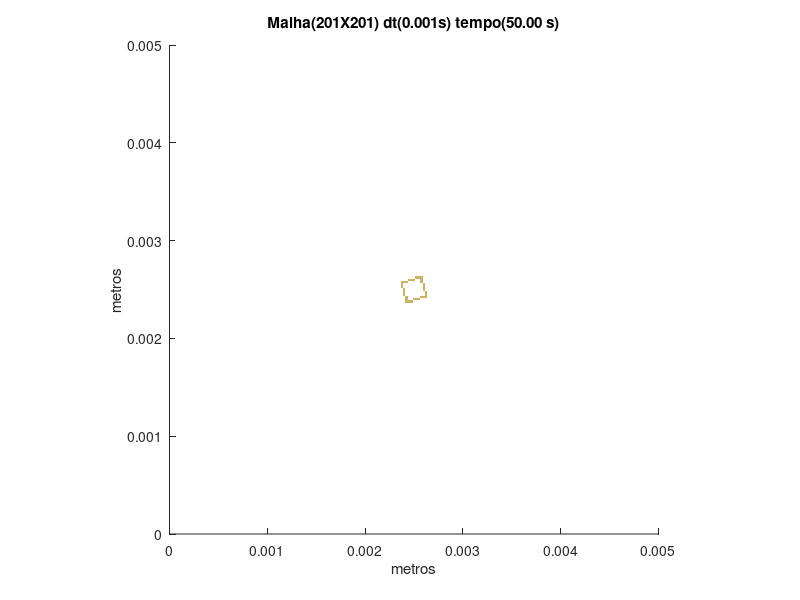

Here is the MATLAB script that generated this plot:
set (gca,'PlotBoxAspectRatio',[1 1 1],'Xlim',[0,0.005],'Ylim',[0,0.005])
hold on
title('Malha(201X201) dt(0.001s) tempo(50.00 s)')
hold on
ylabel('metros')
hold on
xlabel('metros')
hold on

fill([0.00241293532338308 0.00241293532338308 0.00243781094527363 0.00243781094527363],[0.00236318407960199 0.00238805970149254 0.00238805970149254 0.00236318407960199],[0.8,0.7,0.4],'LineStyle','none')

fill([0.00243781094527363 0.00243781094527363 0.00246268656716418 0.00246268656716418],[0.00236318407960199 0.00238805970149254 0.00238805970149254 0.00236318407960199],[0.8,0.7,0.4],'LineStyle','none')

fill([0.00246268656716418 0.00246268656716418 0.00248756218905473 0.00248756218905473],[0.00236318407960199 0.00238805970149254 0.00238805970149254 0.00236318407960199],[0.8,0.7,0.4],'LineStyle','none')

fill([0.00241293532338308 0.00241293532338308 0.00243781094527363 0.00243781094527363],[0.00238805970149254 0.00241293532338308 0.00241293532338308 0.00238805970149254],[0.8,0.7,0.4],'LineStyle','none')

fill([0.00248756218905473 0.00248756218905473 0.00251243781094527 0.00251243781094527],[0.00238805970149254 0.00241293532338308 0.00241293532338308 0.00238805970149254],[0.8,0.7,0.4],'LineStyle','none')

fill([0.00251243781094527 0.00251243781094527 0.00253731343283582 0.00253731343283582],[0.00238805970149254 0.00241293532338308 0.00241293532338308 0.00238805970149254],[0.8,0.7,0.4],'LineStyle','none')

fill([0.00253731343283582 0.00253731343283582 0.00256218905472637 0.00256218905472637],[0.00238805970149254 0.00241293532338308 0.00241293532338308 0.00238805970149254],[0.8,0.7,0.4],'LineStyle','none')

fill([0.00241293532338308 0.00241293532338308 0.00243781094527363 0.00243781094527363],[0.00241293532338308 0.00243781094527363 0.00243781094527363 0.00241293532338308],[0.8,0.7,0.4],'LineStyle','none')

fill([0.00256218905472637 0.00256218905472637 0.00258706467661692 0.00258706467661692],[0.00241293532338308 0.00243781094527363 0.00243781094527363 0.00241293532338308],[0.8,0.7,0.4],'LineStyle','none')

fill([0.00258706467661692 0.00258706467661692 0.00261194029850746 0.00261194029850746],[0.00241293532338308 0.00243781094527363 0.00243781094527363 0.00241293532338308],[0.8,0.7,0.4],'LineStyle','none')

fill([0.00261194029850746 0.00261194029850746 0.00263681592039801 0.00263681592039801],[0.00241293532338308 0.00243781094527363 0.00243781094527363 0.00241293532338308],[0.8,0.7,0.4],'LineStyle','none')

fill([0.00238805970149254 0.00238805970149254 0.00241293532338308 0.00241293532338308],[0.00243781094527363 0.00246268656716418 0.00246268656716418 0.00243781094527363],[0.8,0.7,0.4],'LineStyle','none')

fill([0.00261194029850746 0.00261194029850746 0.00263681592039801 0.00263681592039801],[0.00243781094527363 0.00246268656716418 0.00246268656716418 0.00243781094527363],[0.8,0.7,0.4],'LineStyle','none')

fill([0.00238805970149254 0.00238805970149254 0.00241293532338308 0.00241293532338308],[0.00246268656716418 0.00248756218905473 0.00248756218905473 0.00246268656716418],[0.8,0.7,0.4],'LineStyle','none')

fill([0.00261194029850746 0.00261194029850746 0.00263681592039801 0.00263681592039801],[0.00246268656716418 0.00248756218905473 0.00248756218905473 0.00246268656716418],[0.8,0.7,0.4],'LineStyle','none')

fill([0.00238805970149254 0.00238805970149254 0.00241293532338308 0.00241293532338308],[0.00248756218905473 0.00251243781094527 0.00251243781094527 0.00248756218905473],[0.8,0.7,0.4],'LineStyle','none')

fill([0.00258706467661692 0.00258706467661692 0.00261194029850746 0.00261194029850746],[0.00248756218905473 0.00251243781094527 0.00251243781094527 0.00248756218905473],[0.8,0.7,0.4],'LineStyle','none')

fill([0.00236318407960199 0.00236318407960199 0.00238805970149254 0.00238805970149254],[0.00251243781094527 0.00253731343283582 0.00253731343283582 0.00251243781094527],[0.8,0.7,0.4],'LineStyle','none')

fill([0.00258706467661692 0.00258706467661692 0.00261194029850746 0.00261194029850746],[0.00251243781094527 0.00253731343283582 0.00253731343283582 0.00251243781094527],[0.8,0.7,0.4],'LineStyle','none')

fill([0.00236318407960199 0.00236318407960199 0.00238805970149254 0.00238805970149254],[0.00253731343283582 0.00256218905472637 0.00256218905472637 0.00253731343283582],[0.8,0.7,0.4],'LineStyle','none')

fill([0.00258706467661692 0.00258706467661692 0.00261194029850746 0.00261194029850746],[0.00253731343283582 0.00256218905472637 0.00256218905472637 0.00253731343283582],[0.8,0.7,0.4],'LineStyle','none')

fill([0.00236318407960199 0.00236318407960199 0.00238805970149254 0.00238805970149254],[0.00256218905472637 0.00258706467661692 0.00258706467661692 0.00256218905472637],[0.8,0.7,0.4],'LineStyle','none')

fill([0.00238805970149254 0.00238805970149254 0.00241293532338308 0.00241293532338308],[0.00256218905472637 0.00258706467661692 0.00258706467661692 0.00256218905472637],[0.8,0.7,0.4],'LineStyle','none')

fill([0.00241293532338308 0.00241293532338308 0.00243781094527363 0.00243781094527363],[0.00256218905472637 0.00258706467661692 0.00258706467661692 0.00256218905472637],[0.8,0.7,0.4],'LineStyle','none')

fill([0.00256218905472637 0.00256218905472637 0.00258706467661692 0.00258706467661692],[0.00256218905472637 0.00258706467661692 0.00258706467661692 0.00256218905472637],[0.8,0.7,0.4],'LineStyle','none')

fill([0.00243781094527363 0.00243781094527363 0.00246268656716418 0.00246268656716418],[0.00258706467661692 0.00261194029850746 0.00261194029850746 0.00258706467661692],[0.8,0.7,0.4],'LineStyle','none')

fill([0.00246268656716418 0.00246268656716418 0.00248756218905473 0.00248756218905473],[0.00258706467661692 0.00261194029850746 0.00261194029850746 0.00258706467661692],[0.8,0.7,0.4],'LineStyle','none')

fill([0.00248756218905473 0.00248756218905473 0.00251243781094527 0.00251243781094527],[0.00258706467661692 0.00261194029850746 0.00261194029850746 0.00258706467661692],[0.8,0.7,0.4],'LineStyle','none')

fill([0.00256218905472637 0.00256218905472637 0.00258706467661692 0.00258706467661692],[0.00258706467661692 0.00261194029850746 0.00261194029850746 0.00258706467661692],[0.8,0.7,0.4],'LineStyle','none')

fill([0.00251243781094527 0.00251243781094527 0.00253731343283582 0.00253731343283582],[0.00261194029850746 0.00263681592039801 0.00263681592039801 0.00261194029850746],[0.8,0.7,0.4],'LineStyle','none')

fill([0.00253731343283582 0.00253731343283582 0.00256218905472637 0.00256218905472637],[0.00261194029850746 0.00263681592039801 0.00263681592039801 0.00261194029850746],[0.8,0.7,0.4],'LineStyle','none')

fill([0.00256218905472637 0.00256218905472637 0.00258706467661692 0.00258706467661692],[0.00261194029850746 0.00263681592039801 0.00263681592039801 0.00261194029850746],[0.8,0.7,0.4],'LineStyle','none')
